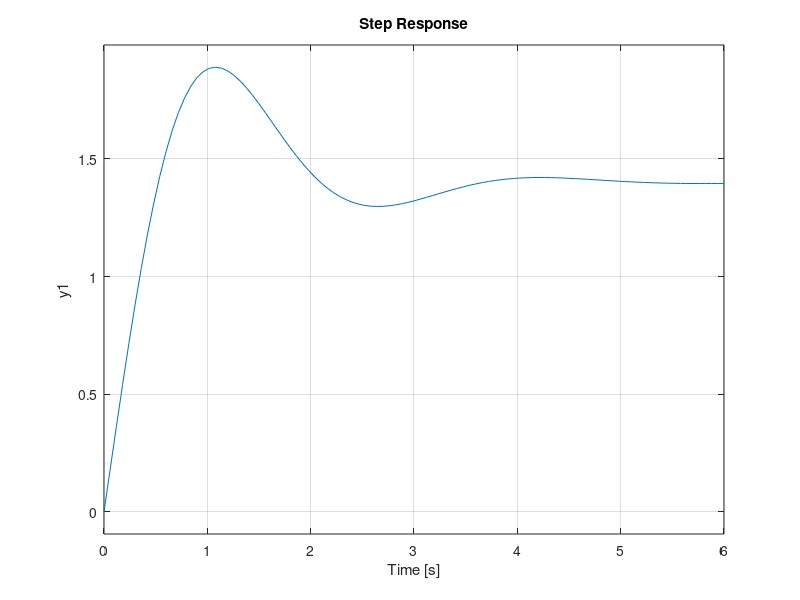

Write the MATLAB code that produced this figure. (Note: this script raises an error after producing the figure.)
close all;
clear all;
clc;

num = [3 7];
den = [1 2 5];
FT = tf(num,den);                                           % Transfer Function Object

figure;
subplot(2,2,1);
step(FT);

syms s t                                                    % Invoke Symbolic Math Toolbox
snum = poly2sym(num, s)                                     % Symbolic Numerator Polynomial
sden = poly2sym(den, s)                                     % Symbolic Denominator Polynomial
FT_time_domain_ilaplace = ilaplace(snum/sden)                        % Inverse Laplace Transform
FT_time_domain_simplify = simplify(FT_time_domain_ilaplace, 'Steps',10)       % Simplify To Get Nice Result
FT_time_domain_collect = collect(FT_time_domain_simplify, exp(-t))           % Optional Further Factorization


ht_ilaplace = matlabFunction(FT_time_domain_ilaplace);
ht_simplify = matlabFunction(FT_time_domain_simplify);
ht_collect = matlabFunction(FT_time_domain_collect);

t=0:0.1:10;
y_ilaplace=ht_ilaplace(t);
y_simplify=ht_simplify(t);
y_collect=ht_collect(t);

subplot(2,2,2);
plot(t,y_ilaplace);
hold on;
plot(t,y_simplify);
hold on;
plot(t,y_collect);
legend;
hold off;

unitstep = ones(1,101);
unitstep(1)=0;
unitstep(2)=0;
unitstep(3)=0;
unitstep(4)=0;
unitstep(5)=0;
unitstep(6)=0;
unitstep(7)=0;
unitstep(8)=0;
unitstep(9)=0;
unitstep(10)=0;

unitstep = unitstep/11;

%%%
fs = 512;                    % Sampling frequency (samples per second)
dt = 1/fs;                   % seconds per sample
StopTime = 0.2;             % seconds
t = (0:dt:StopTime-dt)';     % seconds
F = 50;                      % Sine wave frequency (hertz)
data = sin(2*pi*F*t);
%%%

%convCandSignal = unitstep;
convCandSignal = data;

convres = conv(y_ilaplace,convCandSignal);

subplot(2,2,3);

plot(1:1:100,convres(1:100));
hold on
plot(convCandSignal*20)

subplot(2,2,4);
bode(FT);
